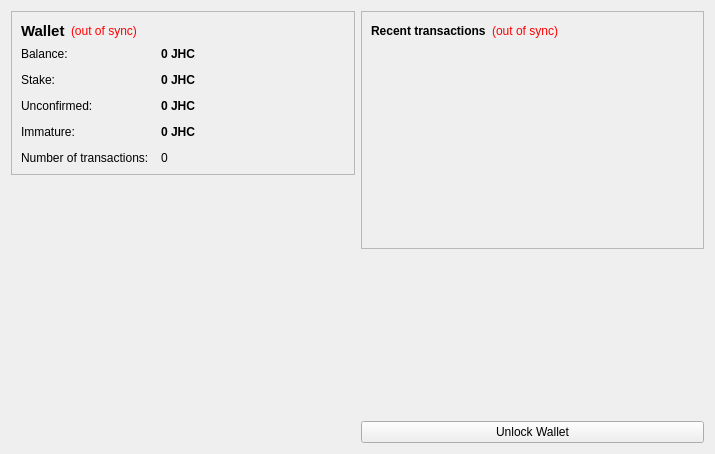
<?xml version="1.0" encoding="UTF-8"?>
<ui version="4.0">
 <class>OverviewPage</class>
 <widget class="QWidget" name="OverviewPage">
  <property name="geometry">
   <rect>
    <x>0</x>
    <y>0</y>
    <width>715</width>
    <height>454</height>
   </rect>
  </property>
  <property name="windowTitle">
   <string>Form</string>
  </property>
  <layout class="QHBoxLayout" name="horizontalLayout" stretch="1,1">
   <item>
    <layout class="QVBoxLayout" name="verticalLayout_2">
     <item>
      <widget class="QFrame" name="frame">
       <property name="frameShape">
        <enum>QFrame::StyledPanel</enum>
       </property>
       <property name="frameShadow">
        <enum>QFrame::Raised</enum>
       </property>
       <layout class="QVBoxLayout" name="verticalLayout_4">
        <item>
         <layout class="QHBoxLayout" name="horizontalLayout_4">
          <item>
           <widget class="QLabel" name="label_5">
            <property name="font">
             <font>
              <pointsize>11</pointsize>
              <weight>75</weight>
              <bold>true</bold>
             </font>
            </property>
            <property name="text">
             <string>Wallet</string>
            </property>
           </widget>
          </item>
          <item>
           <widget class="QLabel" name="labelWalletStatus">
            <property name="toolTip">
             <string>The displayed information may be out of date. Your wallet automatically synchronizes with the JHCoin network after a connection is established, but this process has not completed yet.</string>
            </property>
            <property name="styleSheet">
             <string notr="true">QLabel { color: red; }</string>
            </property>
            <property name="text">
             <string notr="true">(out of sync)</string>
            </property>
            <property name="alignment">
             <set>Qt::AlignLeading|Qt::AlignLeft|Qt::AlignVCenter</set>
            </property>
           </widget>
          </item>
          <item>
           <spacer name="horizontalSpacer_2">
            <property name="orientation">
             <enum>Qt::Horizontal</enum>
            </property>
            <property name="sizeHint" stdset="0">
             <size>
              <width>40</width>
              <height>20</height>
             </size>
            </property>
           </spacer>
          </item>
         </layout>
        </item>
        <item>
         <layout class="QFormLayout" name="formLayout_2">
          <property name="fieldGrowthPolicy">
           <enum>QFormLayout::AllNonFixedFieldsGrow</enum>
          </property>
          <property name="horizontalSpacing">
           <number>12</number>
          </property>
          <property name="verticalSpacing">
           <number>12</number>
          </property>
          <item row="0" column="0">
           <widget class="QLabel" name="label">
            <property name="text">
             <string>Balance:</string>
            </property>
           </widget>
          </item>
          <item row="0" column="1">
           <widget class="QLabel" name="labelBalance">
            <property name="font">
             <font>
              <weight>75</weight>
              <bold>true</bold>
             </font>
            </property>
            <property name="cursor">
             <cursorShape>IBeamCursor</cursorShape>
            </property>
            <property name="toolTip">
             <string>Your current balance</string>
            </property>
            <property name="text">
             <string notr="true">0 JHC</string>
            </property>
            <property name="textInteractionFlags">
             <set>Qt::LinksAccessibleByMouse|Qt::TextSelectableByKeyboard|Qt::TextSelectableByMouse</set>
            </property>
           </widget>
          </item>
          <item row="1" column="0">
           <widget class="QLabel" name="label_6">
            <property name="text">
             <string>Stake:</string>
            </property>
           </widget>
          </item>
          <item row="1" column="1">
           <widget class="QLabel" name="labelStake">
            <property name="font">
             <font>
              <weight>75</weight>
              <bold>true</bold>
             </font>
            </property>
            <property name="cursor">
             <cursorShape>IBeamCursor</cursorShape>
            </property>
            <property name="toolTip">
             <string>Total of coins that was staked, and do not yet count toward the current balance</string>
            </property>
            <property name="text">
             <string notr="true">0 JHC</string>
            </property>
            <property name="textInteractionFlags">
             <set>Qt::LinksAccessibleByMouse|Qt::TextSelectableByKeyboard|Qt::TextSelectableByMouse</set>
            </property>
           </widget>
          </item>
          <item row="2" column="0">
           <widget class="QLabel" name="label_3">
            <property name="text">
             <string>Unconfirmed:</string>
            </property>
           </widget>
          </item>
          <item row="2" column="1">
           <widget class="QLabel" name="labelUnconfirmed">
            <property name="font">
             <font>
              <weight>75</weight>
              <bold>true</bold>
             </font>
            </property>
            <property name="cursor">
             <cursorShape>IBeamCursor</cursorShape>
            </property>
            <property name="toolTip">
             <string>Total of transactions that have yet to be confirmed, and do not yet count toward the current balance</string>
            </property>
            <property name="text">
             <string notr="true">0 JHC</string>
            </property>
            <property name="textInteractionFlags">
             <set>Qt::LinksAccessibleByMouse|Qt::TextSelectableByKeyboard|Qt::TextSelectableByMouse</set>
            </property>
           </widget>
          </item>
          <item row="3" column="0">
           <widget class="QLabel" name="labelImmatureText">
            <property name="text">
             <string>Immature:</string>
            </property>
           </widget>
          </item>
          <item row="3" column="1">
           <widget class="QLabel" name="labelImmature">
            <property name="font">
             <font>
              <weight>75</weight>
              <bold>true</bold>
             </font>
            </property>
            <property name="toolTip">
             <string>Mined balance that has not yet matured</string>
            </property>
            <property name="text">
             <string notr="true">0 JHC</string>
            </property>
            <property name="textInteractionFlags">
             <set>Qt::LinksAccessibleByMouse|Qt::TextSelectableByKeyboard|Qt::TextSelectableByMouse</set>
            </property>
           </widget>
          </item>
          <item row="4" column="0">
           <widget class="QLabel" name="label_2">
            <property name="text">
             <string>Number of transactions:</string>
            </property>
           </widget>
          </item>
          <item row="4" column="1">
           <widget class="QLabel" name="labelNumTransactions">
            <property name="toolTip">
             <string>Total number of transactions in wallet</string>
            </property>
            <property name="text">
             <string notr="true">0</string>
            </property>
           </widget>
          </item>
         </layout>
        </item>
       </layout>
      </widget>
     </item>
     <item>
      <spacer name="verticalSpacer">
       <property name="orientation">
        <enum>Qt::Vertical</enum>
       </property>
       <property name="sizeHint" stdset="0">
        <size>
         <width>10</width>
         <height>40</height>
        </size>
       </property>
      </spacer>
     </item>
     <item>
      <widget class="QLabel" name="label_6">
       <property name="text">
        <string/>
       </property>
       <property name="pixmap">
        <pixmap resource="../bitcoin.qrc">:/images/backg</pixmap>
       </property>
       <property name="scaledContents">
        <bool>false</bool>
       </property>
       <property name="alignment">
        <set>Qt::AlignCenter</set>
       </property>
       <property name="wordWrap">
        <bool>false</bool>
       </property>
       <property name="margin">
        <number>0</number>
       </property>
       <property name="indent">
        <number>0</number>
       </property>
      </widget>
     </item>
    </layout>
   </item>
   <item>
    <layout class="QVBoxLayout" name="verticalLayout_3">
     <item>
      <widget class="QFrame" name="frame_2">
       <property name="frameShape">
        <enum>QFrame::StyledPanel</enum>
       </property>
       <property name="frameShadow">
        <enum>QFrame::Raised</enum>
       </property>
       <layout class="QVBoxLayout" name="verticalLayout">
        <item>
         <layout class="QHBoxLayout" name="horizontalLayout_2">
          <item>
           <widget class="QLabel" name="label_4">
            <property name="text">
             <string>&lt;b&gt;Recent transactions&lt;/b&gt;</string>
            </property>
           </widget>
          </item>
          <item>
           <widget class="QLabel" name="labelTransactionsStatus">
            <property name="toolTip">
             <string>The displayed information may be out of date. Your wallet automatically synchronizes with the JHCoin network after a connection is established, but this process has not completed yet.</string>
            </property>
            <property name="styleSheet">
             <string notr="true">QLabel { color: red; }</string>
            </property>
            <property name="text">
             <string notr="true">(out of sync)</string>
            </property>
            <property name="alignment">
             <set>Qt::AlignRight|Qt::AlignTrailing|Qt::AlignVCenter</set>
            </property>
           </widget>
          </item>
          <item>
           <spacer name="horizontalSpacer">
            <property name="orientation">
             <enum>Qt::Horizontal</enum>
            </property>
            <property name="sizeHint" stdset="0">
             <size>
              <width>40</width>
              <height>20</height>
             </size>
            </property>
           </spacer>
          </item>
         </layout>
        </item>
        <item>
         <widget class="QListView" name="listTransactions">
          <property name="styleSheet">
           <string notr="true">QListView { background: transparent; }</string>
          </property>
          <property name="frameShape">
           <enum>QFrame::NoFrame</enum>
          </property>
          <property name="verticalScrollBarPolicy">
           <enum>Qt::ScrollBarAlwaysOff</enum>
          </property>
          <property name="horizontalScrollBarPolicy">
           <enum>Qt::ScrollBarAlwaysOff</enum>
          </property>
          <property name="selectionMode">
           <enum>QAbstractItemView::NoSelection</enum>
          </property>
         </widget>
        </item>
       </layout>
      </widget>
     </item>
     <item>
      <spacer name="verticalSpacer_2">
       <property name="orientation">
        <enum>Qt::Vertical</enum>
       </property>
       <property name="sizeHint" stdset="0">
        <size>
         <width>20</width>
         <height>40</height>
        </size>
       </property>
      </spacer>
     </item>
     <item>
      <widget class="QPushButton" name="unlockWalletButton">
       <property name="enabled">
        <bool>true</bool>
       </property>
       <property name="text">
        <string>Unlock Wallet</string>
       </property>
       <property name="checkable">
        <bool>false</bool>
       </property>
      </widget>
     </item>
    </layout>
   </item>
  </layout>
 </widget>
 <resources>
  <include location="../bitcoin.qrc"/>
 </resources>
 <connections/>
</ui>
